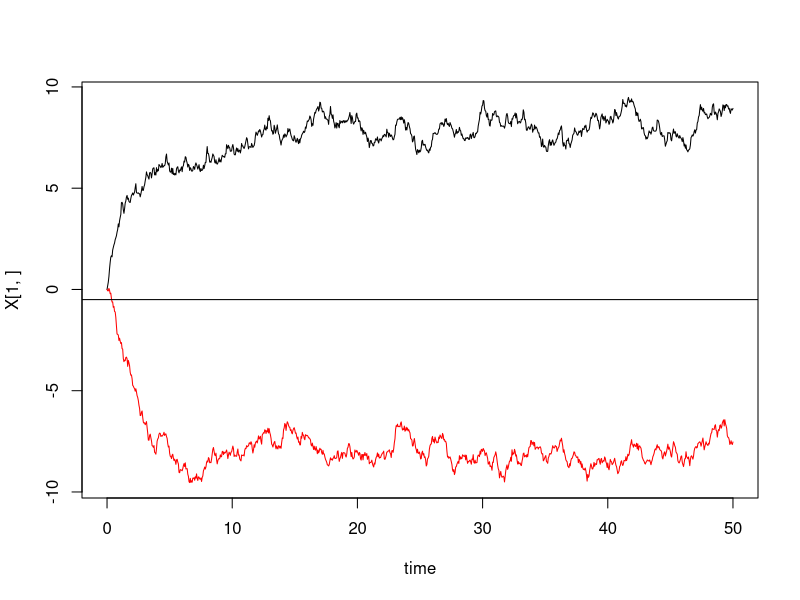
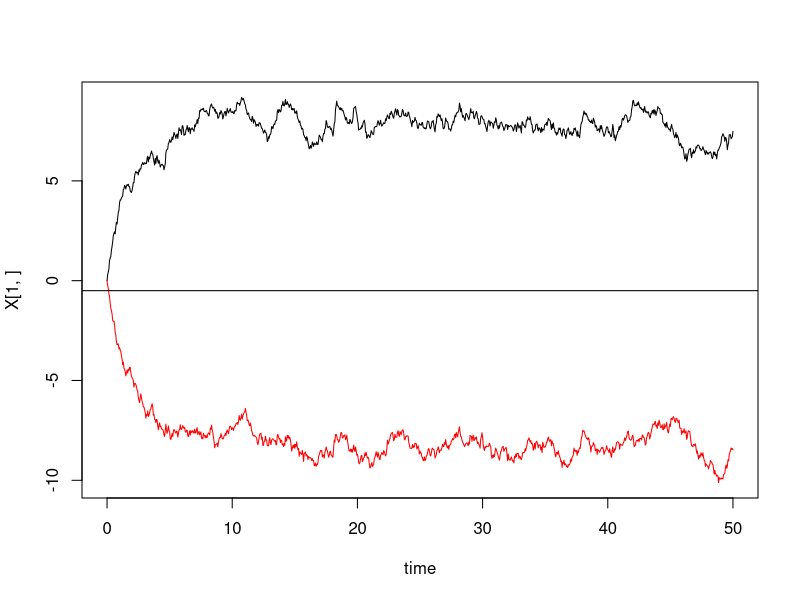
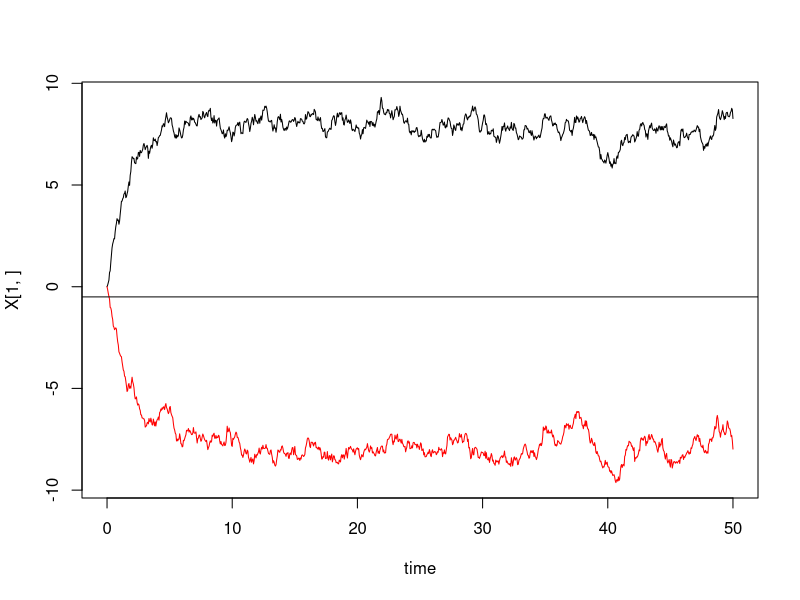
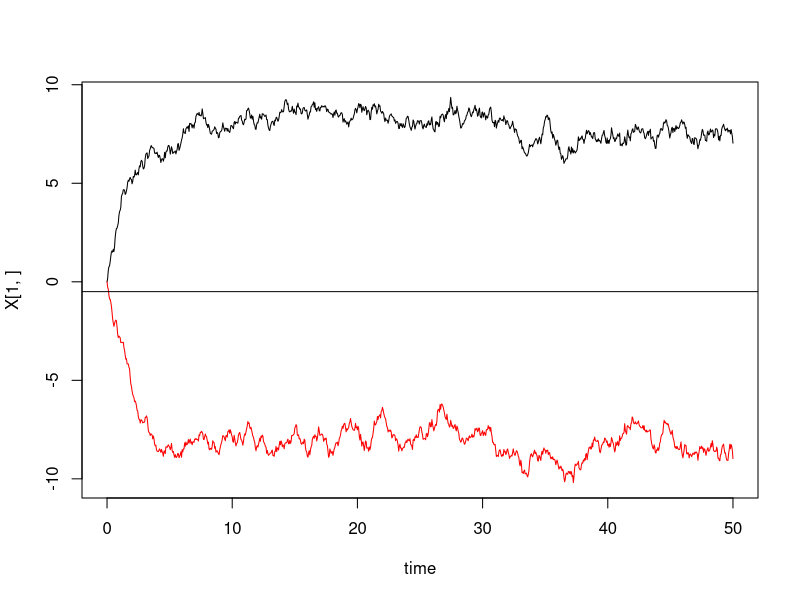
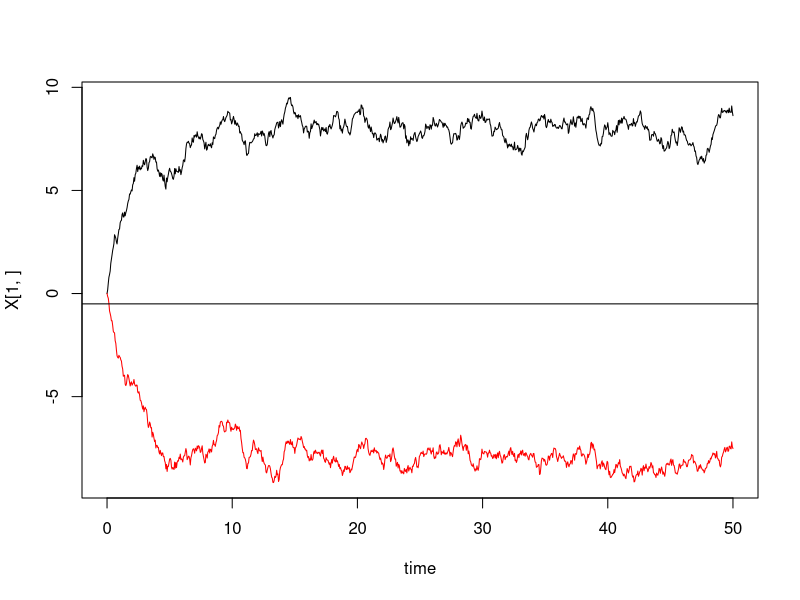
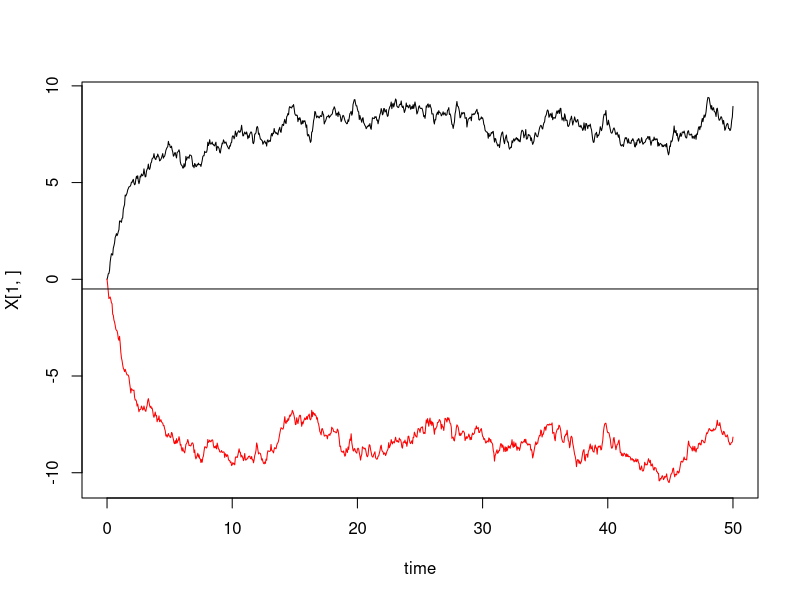
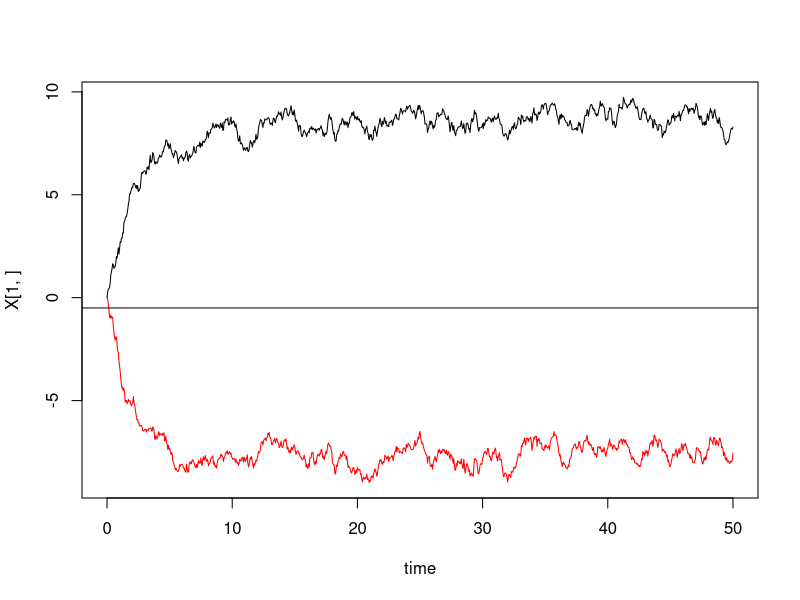
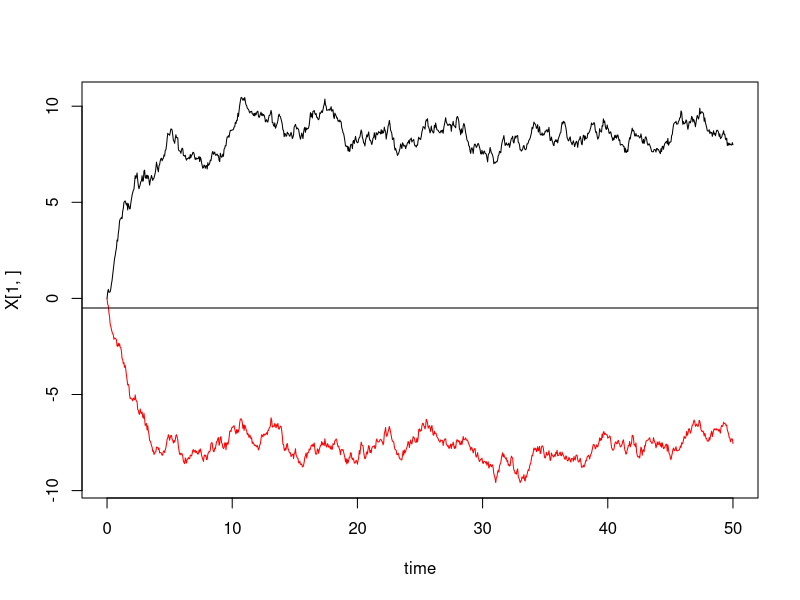

These charts were generated, in order, by the following R code: (Note: this script raises an error after producing the figures.)
re1<-1 #rate of error in animal 1
re2<-re1 #rate of error in animal 2
me1<-0 #mean error in animal 1
me2<-me1 #mean error in animal 2
se1<-1 #variance of error in animal 1
se2<-se1 #variance of error in animal 2

rf<-1 #rate of fighting
mf<-0.1 #mean fight outcome
sf<-0.0 #variance of fight outcome

bs1=0 #boost to animal 2 when animal 1 signals
bs2=0 #boost to animal 1 when animal 2 signals

rs<-1 #maximum signaling rate

T<-2.5  #threshold

erf<-function(x){
	return(2*pnorm(x*sqrt(2))-1)
	}

f<-function(x){
	return(rs*(-erf((x-(-T)))+1)/2)
	}

#for drift diffusion model (size of error does not depend on state)	
error_rate<-function(re1,re2,me1,me2,se1,se2,rf,mf){
	z=T/(me1+mf)
	a=(me1+mf)^2/(se1^2+sf^2)
	x=1/(1+exp(2*z*a)) #from psych.pdf
#	x=1-(1-exp(-2*(me1+mf)*(se1^2+sf^2)))/(1-exp(-4*(me1+mf)*(se1^2+sf^2))) #from stoch calc class
	return(x)
	}
	
dec_time<-function(re1,re2,me1,me2,se1,se2,rf,mf){
	z=T/(me1+mf)
	a=(me1+mf)^2/(se1^2+sf^2)
	x=z*tanh(z*a)
	return(x)
	}

timesteps=100 #how many reactions to have
runs=500 #how many separate runs to do
deltat=0.01
bins=seq(0,timesteps*deltat,by=deltat) #bin time so we can compare evolution in time between runs

B<-function(re1,re2,me1,me2,se1,se2,rf,mf,sf,bs1,bs2){ #Gillespie algorithm


hitting=NULL
decision=NULL
switches=NULL

where1=list() #each element of the list will be an array of dominance values for animal 1 at a point in time
where2=list()
for(i in 1:length(bins)){
	where1[[i]]=array()
	where2[[i]]=array()
	}

for(k in 1:runs){
time=array(,timesteps+1) #keep track of timepoints
time[1]=0 #initialize
X=array(,c(2,timesteps+1))
X[,1]=c(0,0)

for(i in 1:timesteps+1){
	z=rnorm(5,0,1)
	X[1,i]=X[1,i-1]+(me1*X[1,i-1]+mf+bs2*f(X[2,i-1]))*deltat+sf*sqrt(deltat)*z[1]+se1*sqrt(deltat)*z[2]#+bs2*sqrt(f(X[2,i-1]))*z[3]
	X[2,i]=X[2,i-1]+(me1*X[2,i-1]-mf+bs1*f(X[1,i-1]))*deltat+sf*sqrt(deltat)*z[1]+se2*sqrt(deltat)*z[4]#+bs1*sqrt(f(X[1,i-1]))*z[5]
	time[i]=time[i-1]+deltat
	}
	
for(i in 1:length(bins)){ #for each bin concatenate the dominance values at the beginning of that time bin
		where1[[i]]=c(where1[[i]],X[1,i])
		where2[[i]]=c(where2[[i]],X[2,i])
	}

v=apply(X,2,min)
if(sum(v>(-T))<length(v)){
dt=min(which(v<=(-T)))
hitting=c(hitting,time[dt])
decision=c(decision,which.min(X[,dt]))} 

u=apply(X,2,max)
w=intersect(which(v<(-T)),which(u>T))
count=0
s=which.max(X[,w[1]])
if(length(w)>1){
for(i in 2:length(w)){
	if(which.max(X[,w[i]])!=which.max(X[,w[i-1]])){
		count=count+1
		}
	s=sign(X[1,w[i]])
	}
	}
switches=c(switches,count)

layout(1)	
plot(time,X[1,],type="l",ylim=range(X)) #plot dominance estimates over time
lines(time,X[2,],col="red")
abline(h=-T)

} #end of k loop

for(i in 1:length(bins)){ #get rid of first null value of each list
	where1[[i]]=where1[[i]][-1]
	where2[[i]]=where2[[i]][-1]
	}	

to_return=list(where1,where2,decision,hitting,switches)

##compare observed statistics from simulations to what's predicted:
#print(paste("Predicted error rate is ",error_rate(re1,re2,me1,me2,se1,se2,rf,mf)))
print(paste("Observed error rate is ",length(which(decision==1))/length(decision)))
#print(paste("Expected decision time is ",dec_time(re1,re2,me1,me2,se1,se2,rf,mf)))
print(paste("Mean time until one starts signaling is ",mean(hitting)))
print(paste("On average ",mean(switches)," switches occurred"))

return(to_return)
}

T<-.5  #threshold

me1<--.5 #mean error in animal 1
me2<-me1 #mean error in animal 2
se1<-.5 #variance of error in animal 1
se2<-se1 #variance of error in animal 2

mf<-4 #mean fight outcome
sf<-.5 #variance of fight outcome

bs1=0 #boost to animal 2 when animal 1 signals
bs2=bs1 #boost to animal 1 when animal 2 signals

timesteps=1000 #how many reactions to have
runs=1000 #how many separate runs to do
deltat=0.05
bins=seq(0,timesteps*deltat,by=deltat) #bin time so we can compare evolution in time between runs

L=B(re1,re2,me1,me2,se1,se2,rf,mf,sf,0,0)
Lb=B(re1,re2,me1,me2,se1,se2,rf,mf,sf,3,3)

#l=which(bins==ceiling(max(bins)/3))
l=which(bins==100)
layout(matrix(1:2,nrow=1))
boxplot(L[[1]][1:l],axes=FALSE)
axis(1,at=1:l,bins[1:l])
axis(2)
abline(h=-mf/me1,col="red")
boxplot(L[[2]][1:l],axes=FALSE)
axis(1,at=1:l,bins[1:l])
axis(2)	
abline(h=mf/me1,col="red")

#to confirm that without signaling, the estimates reach the stationary distributions they should:
k=951
layout(matrix(1:2,nrow=1))
hist(L[[1]][[k]],freq=FALSE,xlab="Estimate",ylab="Probability",main=paste("Animal 1's Estimate at t=",bins[k]))
v=seq(min(L[[1]][[k]]),max(L[[1]][[k]]),by=0.01)
v=matrix(v,nrow=1)
v2=apply(v,2,dnorm,mean=-mf/me1,sd=sqrt(-(sf^2+se1^2)/(2*me1)))
lines(v,v2,col="red")
hist(L[[2]][[k]],freq=FALSE,xlab="Estimate",ylab="Probability",main=paste("Animal 1's Estimate at t=",bins[k]))
v=seq(min(L[[2]][[k]]),max(L[[2]][[k]]),by=0.01)
v=matrix(v,nrow=1)
v2=apply(v,2,dnorm,mean=mf/me1,sd=sqrt(-(sf^2+se1^2)/(2*me1)))
lines(v,v2,col="red")

ks.test(L[[1]][[k]],pnorm,mean=-mf/me1,sd=sqrt(-(sf^2+se1^2)/(2*me1)))
ks.test(L[[2]][[k]],pnorm,mean=mf/me1,sd=sqrt(-(sf^2+se1^2)/(2*me1)))

#to compare the stationary distributions with and without signaling feedback:
k=1001
layout(matrix(1:2,nrow=1))
hist(L[[1]][[k]],col=rgb(0,0,1,alph=1),freq=FALSE,xlim=range(c(L[[1]][[k]],Lb[[1]][[k]]+5)),main=paste("Animal 1's Estimate at t=",bins[k]),xlab="Estimate",breaks=10)
hist(Lb[[1]][[k]],col=rgb(0,0,1,alph=.25),freq=FALSE,add=T,breaks=10)
#abline(v=-mf/me1,col="red")
legend(20,0.2,legend=c("w/o Feedback","w/ Feedback"),fill=c(rgb(0,0,1,1),rgb(0,0,1,.25)),bty="n")

hist(L[[2]][[k]],col=rgb(0,0,1,alph=1),freq=FALSE,xlim=range(c(L[[2]][[k]],Lb[[2]][[k]]+5)),main=paste("Animal 2's Estimate at t=",bins[k]),xlab="Estimate",breaks=10)
hist(Lb[[2]][[k]],col=rgb(0,0,1,alph=.25),freq=FALSE,add=T,breaks=10)
#abline(v=mf/me1,col="red")

#to determine the joint effects of mean fight outcome and signaling feedback on the number of switches in dominance regime:
fight_diff<-seq(0,1,by=.2)
signal_feedback<-seq(0,3,by=.5)
A=array(,c(length(fight_diff),length(signal_feedback)))
for(i in 1:length(fight_diff)){
	for(j in 1:length(signal_feedback)){
		L=B(re1,re2,me1,me2,se1,se2,rf,fight_diff[i],sf,signal_feedback[j],signal_feedback[j])
		A[i,j]=mean(L[[5]])
		}
	}
#image(A,axes=FALSE,xlab="Difference in Fighting Ability",ylab="Signaling Feedback",main=paste("Numbers of switches, me=",me1,"se=",se1,"sf=",sf))
#axis(1,at=seq(0,1,length.out=6),seq(min(fight_diff),max(fight_diff),length.out=6))
#axis(2,at=seq(0,1,length.out=6),seq(min(signal_feedback),max(signal_feedback),length.out=6))
library(fields)
image.plot(fight_diff,signal_feedback,A,xlab="Difference in Fighting Ability",ylab="Signaling Feedback",main=paste("Mean Number of Switches, me=",me1,"se=",se1,"sf=",sf))

#embedding it in a network:
n=10
abilities=runif(10)
runs=10
timesteps=1000 #how many reactions to have
deltat=0.05
time=seq(0,timesteps*deltat,by=deltat)

hitting=array(0,c(i,n,n))
decision=array(0,c(i,n,n))
switches=array(0,c(i,n,n))


for(k in 1:runs){

X=array(,c(2,timesteps+1))
X[,1]=c(0,0)

for(i in 1:timesteps+1){
	z=rnorm(5,0,1)
	X[1,i]=X[1,i-1]+(me1*X[1,i-1]+mf+bs2*f(X[2,i-1]))*deltat+sf*sqrt(deltat)*z[1]+se1*sqrt(deltat)*z[2]#+bs2*sqrt(f(X[2,i-1]))*z[3]
	X[2,i]=X[2,i-1]+(me1*X[2,i-1]-mf+bs1*f(X[1,i-1]))*deltat+sf*sqrt(deltat)*z[1]+se2*sqrt(deltat)*z[4]#+bs1*sqrt(f(X[1,i-1]))*z[5]

	}

v=apply(X,2,min)
if(sum(v>(-T))<length(v)){
dt=min(which(v<=(-T)))
hitting=c(hitting,time[dt])
decision=c(decision,which.min(X[,dt]))} 

u=apply(X,2,max)
w=intersect(which(v<(-T)),which(u>T))
count=0
s=which.max(X[,w[1]])
if(length(w)>1){
for(i in 2:length(w)){
	if(which.max(X[,w[i]])!=which.max(X[,w[i-1]])){
		count=count+1
		}
	s=sign(X[1,w[i]])
	}
	}
switches=c(switches,count)

layout(1)	
plot(time,X[1,],type="l",ylim=range(X)) #plot dominance estimates over time
lines(time,X[2,],col="red")
abline(h=-T)

} #end of k loop

for(i in 1:length(bins)){ #get rid of first null value of each list
	where1[[i]]=where1[[i]][-1]
	where2[[i]]=where2[[i]][-1]
	}
